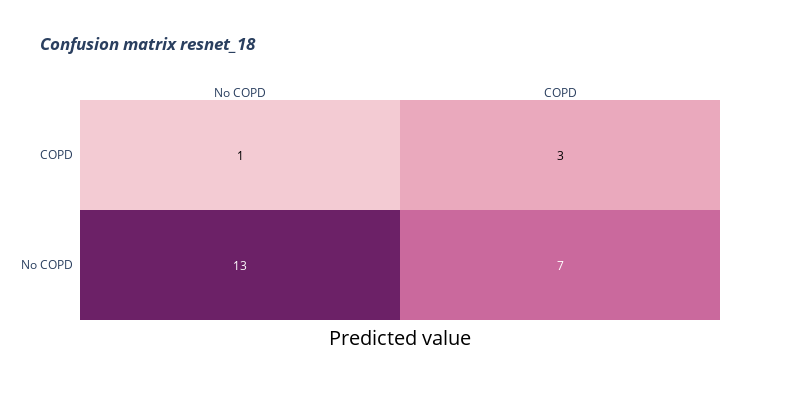

Notebook cell for this chart:
### Code cell
val_dataloader, val_dataset, val_class_names = get_loader(image_path,24,)
inputs, classes = next(iter(val_dataloader))
model = set_models(model_name, model_path, type_name,
                       feture_extract=False, train=False)
bcm = BinaryConfusionMatrix().to(device)
inputs = inputs.to(device)
classes = classes.to(device)

outputs=model(inputs)
_, preds = torch.max(outputs, 1)
results = bcm(preds, classes)
results = results.cpu().numpy()

create_cm(results, model_name)

### Figure 1 — Plotly figure (JSON) as saved in the notebook; plotly's stock layout.template omitted (floating-point values rounded to 4 significant figures)
{"data": [{"colorscale": [[0, "rgb(243, 203, 211)"], [0.1667, "rgb(234, 169, 189)"], [0.3333, "rgb(221, 136, 172)"], [0.5, "rgb(202, 105, 157)"], [0.6667, "rgb(177, 77, 142)"], [0.8333, "rgb(145, 53, 125)"], [1, "rgb(108, 33, 103)"]], "reversescale": false, "showscale": false, "type": "heatmap", "x": ["No COPD", "COPD"], "y": ["No COPD", "COPD"], "z": [[13, 7], [1, 3]]}], "layout": {"annotations": [{"font": {"color": "#FFFFFF"}, "showarrow": false, "text": "13", "x": "No COPD", "xref": "x", "y": "No COPD", "yref": "y"}, {"font": {"color": "#FFFFFF"}, "showarrow": false, "text": "7", "x": "COPD", "xref": "x", "y": "No COPD", "yref": "y"}, {"font": {"color": "#000000"}, "showarrow": false, "text": "1", "x": "No COPD", "xref": "x", "y": "COPD", "yref": "y"}, {"font": {"color": "#000000"}, "showarrow": false, "text": "3", "x": "COPD", "xref": "x", "y": "COPD", "yref": "y"}, {"font": {"color": "black", "size": 20}, "showarrow": false, "text": "Predicted value", "x": 0.5, "xref": "paper", "y": -0.15, "yref": "paper"}, {"font": {"color": "black", "size": 20}, "showarrow": false, "text": "Real value", "textangle": -90, "x": -0.35, "xref": "paper", "y": 0.5, "yref": "paper"}], "height": 400, "title": {"text": "<i><b>Confusion matrix resnet_18</b></i>"}, "width": 800, "xaxis": {"dtick": 1, "gridcolor": "rgb(0, 0, 0)", "side": "top", "ticks": ""}, "yaxis": {"dtick": 1, "ticks": "", "ticksuffix": "  "}}}
